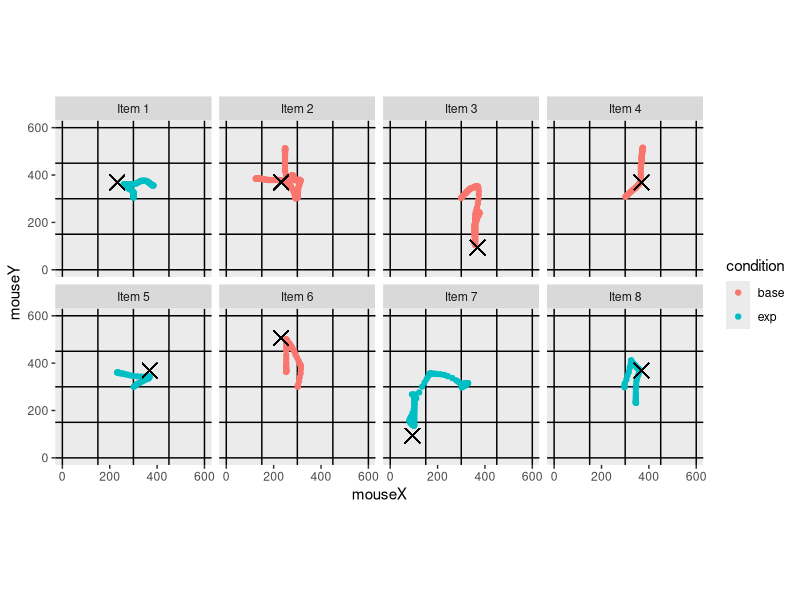

This figure's R source:
## ---- chunk 1
setwd('~/Repos/psych254/replication_project/analysis/')
mouseD = read.csv('realMouseData.csv')
errorD = read.csv('realErrorData.csv')
messageD = read.csv('realMessageData.csv')
str(mouseD)
library(tidyr)
library(dplyr)
library(ggplot2)
## ---- chunk 2
d <- mouseD %>% 
  filter(critical == 1) %>% 
  group_by(objectSet) %>%
  mutate(begTargetX = first(targetX),
         begTargetY = first(targetY),
         begDistrX = first(as.numeric(levels(distractorX))[distractorX]),
         begDistrY = first(as.numeric(levels(distractorY))[distractorY]))
  
d$new_labels = as.factor(sapply(X = d$objectSet, 
                              FUN = function(v) {return(paste("Item", v))}))

g <- (ggplot(d, aes(x = mouseX, y = mouseY, color = condition)) +
      geom_vline(xintercept = c(0, 150,300,450, 600)) +
      geom_hline(yintercept = c(0, 150,300,450, 600)) +
      geom_point() +
      geom_point(aes(x = begTargetX, y = begTargetY, size = 10), 
                 shape = 4, color = "black", show_guide = FALSE) +
      geom_point(aes(x = begDistrX, y = begDistrY, size = 10),
                 shape = 4, color = "grey50", show_guide = FALSE) + 
      theme(panel.grid.major = element_blank(), 
            panel.grid.minor = element_blank()) +
      xlim(0, 600) +
      ylim(0, 600) +
      theme(aspect.ratio = 1) +
      facet_wrap(~ new_labels, nrow = 2))
g
